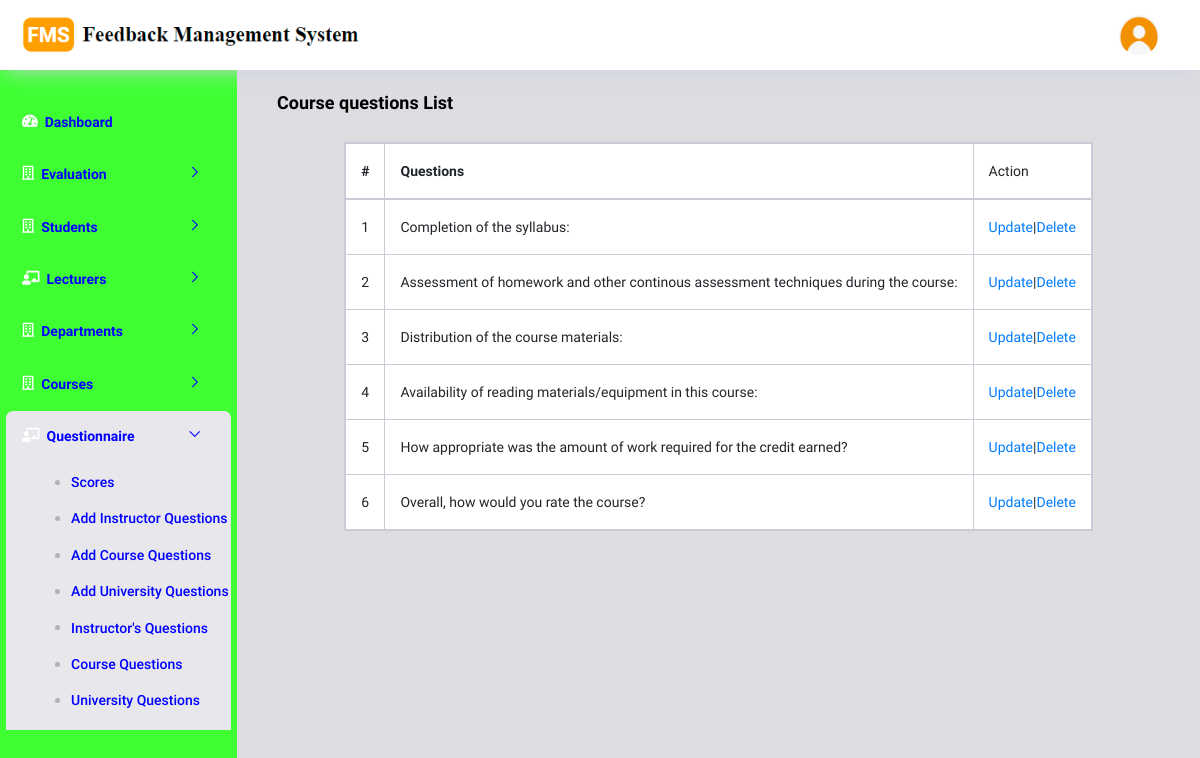
The app's page /admin/coursequestions_list.php (signed in) with its own data.
### tables this page shows
CREATE TABLE `course_questions` (
  `id` int(11) NOT NULL,
  `question` varchar(1000) NOT NULL,
  `excellent` int(11) NOT NULL DEFAULT '5',
  `good` int(11) NOT NULL DEFAULT '4',
  `fair` int(11) NOT NULL DEFAULT '3',
  `poor` int(11) NOT NULL DEFAULT '2',
  `very_poor` int(11) NOT NULL DEFAULT '1'
);

### admin/coursequestions_list.php (the view, shortened to what this page needs)
<?php
include ("includes/config.php");
 ?>
<!DOCTYPE html>
<html lang="en">
<head>
  <link rel="stylesheet" href="vendors/ti-icons/css/themify-icons.css">
  <link rel="stylesheet" href="vendors/base/vendor.bundle.base.css">
  <link href="vendor/bootstrap/css/bootstrap.min.css" rel="stylesheet">
<link rel="stylesheet" href="https://cdnjs.cloudflare.com/ajax/libs/bootstrap-table/1.18.2/bootstrap-table.min.css" />
  <link rel="stylesheet" href="https://cdnjs.cloudflare.com/ajax/libs/font-awesome/5.15.2/css/all.min.css" />
  <link rel="stylesheet" href="css/style.css">
  <link href="assets/js/dataTables/dataTables.bootstrap.css" rel="stylesheet" />
</head>
<body>
<?php include ("includes/header.php") ?>
<?php include ("includes/sidebar.php") ?>
      <div class="main-panel">
        <div class="content-wrapper">
          <div class="row">
            <div class="col-md-12 grid-margin">
              <div class="d-flex justify-content-between align-items-center">
                <div>
                  <h4 class="font-weight-bold mb-0">Course questions List</h4>
                </div>
</div>
</div>
<table style="background-color:white" class="table table-bordered table-responsive" id="dataTables-example">
<thead  class="record">
    <td style="font-weight:bold">#</td>
  <td style="font-weight:bold">Questions</td>
  <td>Action</td>
    </thead>
<?php
$result=mysqli_query($conn,"SELECT * FROM course_questions");
if(mysqli_num_rows($result)==0){
echo "No Records Found";
} else {
$i=0;
while ($rows=mysqli_fetch_array($result)){
$i++;
 ?>
<tr>
  <td><?php echo $i ?> </td>
<td> <?php echo  $rows['question'] ?></td>
<td> <a href="#" name="delete">Update</a>|<a  onclick="return confirm('Are you sure you want to delete this course?')" href="#" name="delete">Delete</a></td>
</tr>
<?php  }} ?>
</table>
</body>
</html>

### admin/includes/header.php (style rules this page uses)
@media only screen and (min-width: 600px) { .table-responsive { width:auto; float:none; margin:auto; } }

### records on screen
course_questions: question "Completion of the syllabus:"
course_questions: question "Assessment of homework and other continous assessment techniques during the course:"
course_questions: question "Distribution of the course materials:"
course_questions: question "Availability of reading materials/equipment in this course:"
course_questions: question "How appropriate was the amount of work required for the credit earned?"
course_questions: question "Overall, how would you rate the course?"
